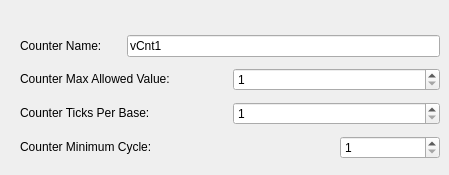
     <widget class="QWidget" name="tabCnt">
      <attribute name="title">
       <string>Counter</string>
      </attribute>
      <widget class="QWidget" name="layoutWidget">
       <property name="geometry">
        <rect>
         <x>20</x>
         <y>30</y>
         <width>420</width>
         <height>136</height>
        </rect>
       </property>
       <layout class="QGridLayout" name="gridLayout_4">
        <item row="0" column="0">
         <widget class="QLabel" name="label_15">
          <property name="text">
           <string>&lt;html&gt;&lt;head/&gt;&lt;body&gt;&lt;p&gt;Counter Name:&lt;/p&gt;&lt;/body&gt;&lt;/html&gt;</string>
          </property>
         </widget>
        </item>
        <item row="0" column="1" colspan="3">
         <widget class="QLineEdit" name="leCntName">
          <property name="minimumSize">
           <size>
            <width>231</width>
            <height>0</height>
           </size>
          </property>
          <property name="text">
           <string>vCnt1</string>
          </property>
         </widget>
        </item>
        <item row="1" column="0" colspan="2">
         <widget class="QLabel" name="label_16">
          <property name="text">
           <string>&lt;html&gt;&lt;head/&gt;&lt;body&gt;&lt;p&gt;Counter Max Allowed Value:&lt;/p&gt;&lt;/body&gt;&lt;/html&gt;</string>
          </property>
         </widget>
        </item>
        <item row="1" column="2" colspan="2">
         <widget class="QSpinBox" name="spbxCntMaxAllowedValue">
          <property name="minimumSize">
           <size>
            <width>91</width>
            <height>0</height>
           </size>
          </property>
          <property name="toolTip">
           <string>&lt;!DOCTYPE HTML PUBLIC &quot;-//W3C//DTD HTML 4.0//EN&quot; &quot;http://www.w3.org/TR/REC-html40/strict.dtd&quot;&gt;
&lt;html&gt;&lt;head&gt;&lt;meta name=&quot;qrichtext&quot; content=&quot;1&quot; /&gt;&lt;style type=&quot;text/css&quot;&gt;
p, li { white-space: pre-wrap; }
&lt;/style&gt;&lt;/head&gt;&lt;body style=&quot; font-family:'Monospace'; font-size:12pt; font-weight:400; font-style:normal;&quot;&gt;
&lt;table border=&quot;0&quot; style=&quot;-qt-table-type: root; margin-top:4px; margin-bottom:4px; margin-left:4px; margin-right:4px;&quot;&gt;
&lt;tr&gt;
&lt;td style=&quot;border: none;&quot;&gt;
&lt;p style=&quot;-qt-paragraph-type:empty; margin-top:0px; margin-bottom:0px; margin-left:0px; margin-right:0px; -qt-block-indent:0; text-indent:0px;&quot;&gt;&lt;/p&gt;&lt;/td&gt;&lt;/tr&gt;&lt;/table&gt;&lt;/body&gt;&lt;/html&gt;</string>
          </property>
          <property name="minimum">
           <number>1</number>
          </property>
          <property name="maximum">
           <number>65535</number>
          </property>
         </widget>
        </item>
        <item row="2" column="0" colspan="2">
         <widget class="QLabel" name="label_17">
          <property name="text">
           <string>&lt;html&gt;&lt;head/&gt;&lt;body&gt;&lt;p&gt;Counter Ticks Per Base:&lt;/p&gt;&lt;/body&gt;&lt;/html&gt;</string>
          </property>
         </widget>
        </item>
        <item row="2" column="2" colspan="2">
         <widget class="QSpinBox" name="spbxCntTickBase">
          <property name="minimumSize">
           <size>
            <width>91</width>
            <height>0</height>
           </size>
          </property>
          <property name="toolTip">
           <string>&lt;!DOCTYPE HTML PUBLIC &quot;-//W3C//DTD HTML 4.0//EN&quot; &quot;http://www.w3.org/TR/REC-html40/strict.dtd&quot;&gt;
&lt;html&gt;&lt;head&gt;&lt;meta name=&quot;qrichtext&quot; content=&quot;1&quot; /&gt;&lt;style type=&quot;text/css&quot;&gt;
p, li { white-space: pre-wrap; }
&lt;/style&gt;&lt;/head&gt;&lt;body style=&quot; font-family:'Monospace'; font-size:12pt; font-weight:400; font-style:normal;&quot;&gt;
&lt;table border=&quot;0&quot; style=&quot;-qt-table-type: root; margin-top:4px; margin-bottom:4px; margin-left:4px; margin-right:4px;&quot;&gt;
&lt;tr&gt;
&lt;td style=&quot;border: none;&quot;&gt;
&lt;p style=&quot;-qt-paragraph-type:empty; margin-top:0px; margin-bottom:0px; margin-left:0px; margin-right:0px; -qt-block-indent:0; text-indent:0px;&quot;&gt;&lt;/p&gt;&lt;/td&gt;&lt;/tr&gt;&lt;/table&gt;&lt;/body&gt;&lt;/html&gt;</string>
          </property>
          <property name="minimum">
           <number>1</number>
          </property>
          <property name="maximum">
           <number>65535</number>
          </property>
         </widget>
        </item>
        <item row="3" column="0" colspan="3">
         <widget class="QLabel" name="label_18">
          <property name="text">
           <string>&lt;html&gt;&lt;head/&gt;&lt;body&gt;&lt;p&gt;Counter Minimum Cycle:&lt;/p&gt;&lt;/body&gt;&lt;/html&gt;</string>
          </property>
         </widget>
        </item>
        <item row="3" column="3">
         <widget class="QSpinBox" name="spbxCntMinCycle">
          <property name="minimumSize">
           <size>
            <width>91</width>
            <height>0</height>
           </size>
          </property>
          <property name="toolTip">
           <string>&lt;!DOCTYPE HTML PUBLIC &quot;-//W3C//DTD HTML 4.0//EN&quot; &quot;http://www.w3.org/TR/REC-html40/strict.dtd&quot;&gt;
&lt;html&gt;&lt;head&gt;&lt;meta name=&quot;qrichtext&quot; content=&quot;1&quot; /&gt;&lt;style type=&quot;text/css&quot;&gt;
p, li { white-space: pre-wrap; }
&lt;/style&gt;&lt;/head&gt;&lt;body style=&quot; font-family:'Monospace'; font-size:12pt; font-weight:400; font-style:normal;&quot;&gt;
&lt;table border=&quot;0&quot; style=&quot;-qt-table-type: root; margin-top:4px; margin-bottom:4px; margin-left:4px; margin-right:4px;&quot;&gt;
&lt;tr&gt;
&lt;td style=&quot;border: none;&quot;&gt;
&lt;p style=&quot;-qt-paragraph-type:empty; margin-top:0px; margin-bottom:0px; margin-left:0px; margin-right:0px; -qt-block-indent:0; text-indent:0px;&quot;&gt;&lt;/p&gt;&lt;/td&gt;&lt;/tr&gt;&lt;/table&gt;&lt;/body&gt;&lt;/html&gt;</string>
          </property>
          <property name="minimum">
           <number>1</number>
          </property>
          <property name="maximum">
           <number>65535</number>
          </property>
         </widget>
        </item>
       </layout>
      </widget>
     </widget>
